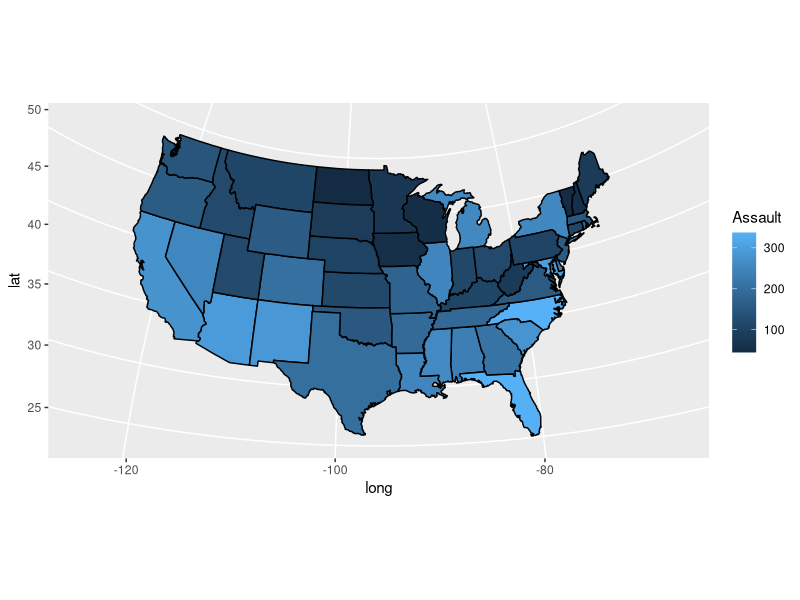
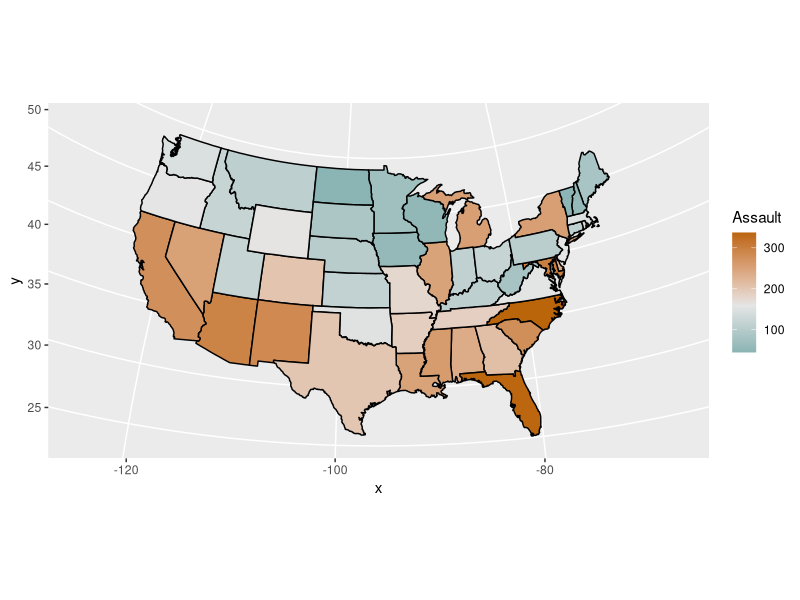
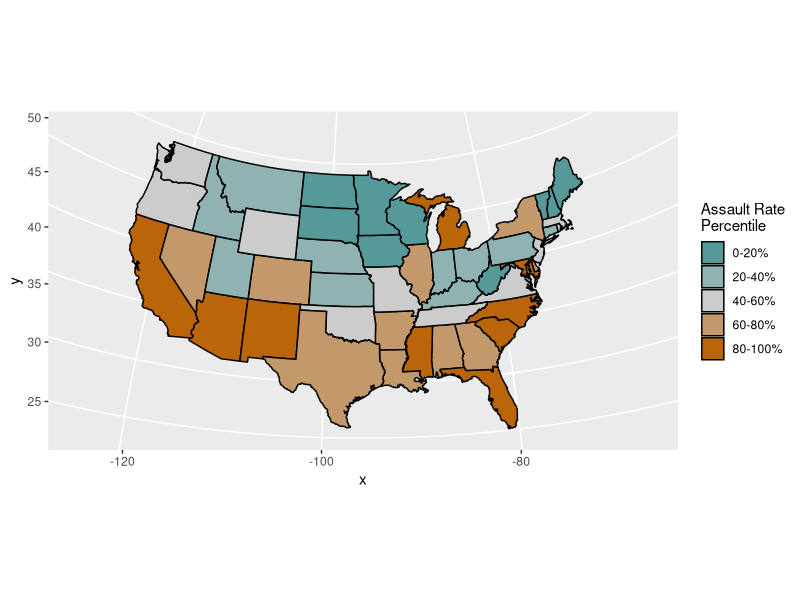
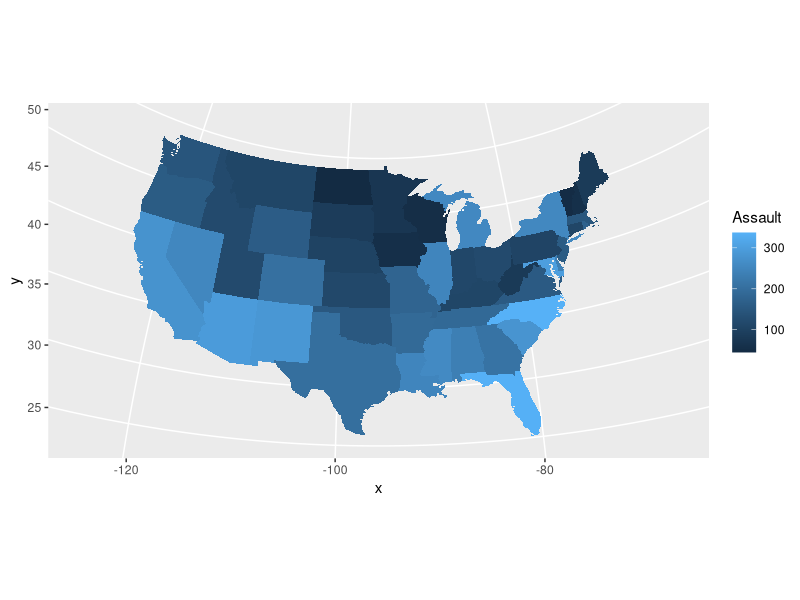

Here is the R script that generated these plots, in order:

library(ggplot2)
library(maps) 
library(mapproj)
library(plyr) # For arrange() function
crimes <- data.frame(state = tolower(rownames(USArrests)), USArrests)
crimes

states_map <- map_data("state")

# Merge the data sets together
crime_map <- merge(states_map, crimes, by.x="region", by.y="state")
# After merging, the order has changed, which would lead to polygons drawn in
# the incorrect order. So, we sort the data.
head(crime_map)


# Sort by group, then order
crime_map <- arrange(crime_map, group, order)
head(crime_map)

ggplot(crime_map, aes(x=long, y=lat, group=group, fill=Assault)) +
  geom_polygon(colour="black") +
  coord_map("polyconic")

ggplot(crimes, aes(map_id = state, fill=Assault)) +
  geom_map(map = states_map, colour="black") +
  scale_fill_gradient2(low="#559999", mid="grey90", high="#BB650B",
                       midpoint=median(crimes$Assault)) +
  expand_limits(x = states_map$long, y = states_map$lat) +
  coord_map("polyconic")

# Find the quantile bounds
qa <- quantile(crimes$Assault, c(0, 0.2, 0.4, 0.6, 0.8, 1.0))
qa

# Add a column of the quantile category
crimes$Assault_q <- cut(crimes$Assault, qa,
                        labels=c("0-20%", "20-40%", "40-60%", "60-80%", "80-100%"),
                        include.lowest=TRUE)
crimes

# Generate a discrete color palette with 5 values
pal <- colorRampPalette(c("#559999", "grey80", "#BB650B"))(5)
pal

ggplot(crimes, aes(map_id = state, fill=Assault_q)) +
  geom_map(map = states_map, colour="black") +
  scale_fill_manual(values=pal) +
  expand_limits(x = states_map$long, y = states_map$lat) +
  coord_map("polyconic") +
  labs(fill="Assault Rate\nPercentile")

# The 'state' column in the crimes data is to be matched to the 'region' column
# in the states_map data
ggplot(crimes, aes(map_id = state, fill=Assault)) +
  geom_map(map = states_map) +
  expand_limits(x = states_map$long, y = states_map$lat) +
  coord_map("polyconic")
